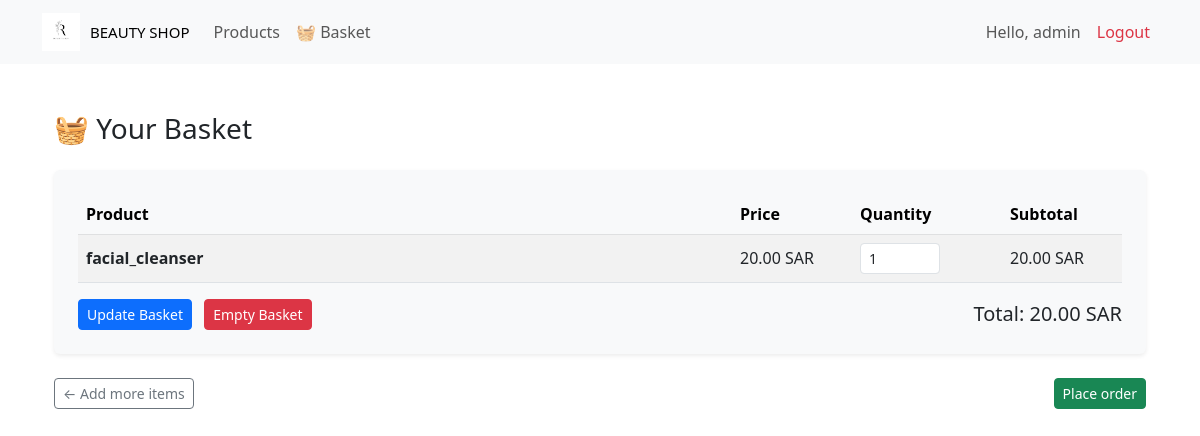
/basket/ (signed in), run on an earlier commit of the app's database.
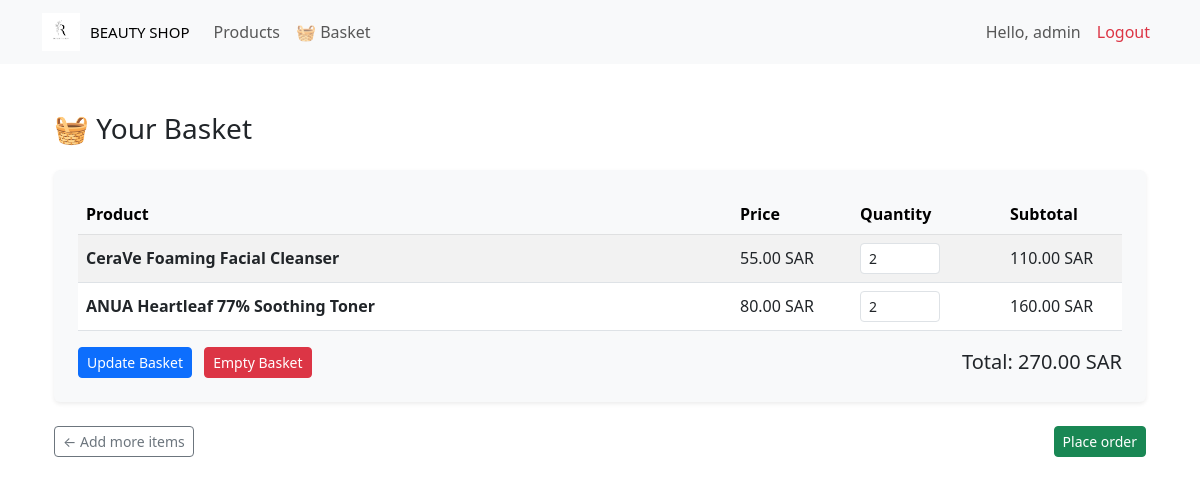
And on a later commit of the database.
### webapp/models.py (models this page shows, shortened)
class BasketItem(models.Model):
    user = models.ForeignKey(User, on_delete=models.CASCADE, related_name='basket_items')
    product = models.ForeignKey(Product, on_delete=models.CASCADE)
    quantity = models.PositiveIntegerField(default=1)
    added_at = models.DateTimeField(auto_now_add=True)
    def line_total(self):
        return self.product.price * self.quantity

class Product(models.Model):
    name = models.CharField(max_length=200)
    description = models.TextField(blank=True, null=True)
    price = models.DecimalField(max_digits=8, decimal_places=2)
    image = models.ImageField(upload_to='products/', blank=True, null=True)

### webapp/views.py (the view, shortened to what this page needs)
# urls.py: path('basket/', views.basket, name='basket'),
def basket(request):
    items = BasketItem.objects.filter(user=request.user)
    total = 0
    for item in items:
        total = total + item.line_total()
    context = {'items': items, 'total': total}
    return render(request, 'webapp/basket.html', context)

### webapp/templates/webapp/basket.html (shortened to what this page needs)
{% extends 'webapp/base.html' %}
{% block content %}
<div class="container my-5">
  <h3 class="mb-4">🧺 Your Basket</h3>
  {% if items %}
    <form method="post">
      <div class="bg-light rounded shadow-sm p-4">
        <table class="table table-striped align-middle mb-0">
          <thead class="table-light">
            <tr>
              <th>Product</th>
              <th style="width: 120px;">Price</th>
              <th style="width: 150px;">Quantity</th>
              <th style="width: 120px;">Subtotal</th>
            </tr>
          </thead>
          <tbody>
            {% for item in items %}
            <tr>
              <td class="fw-semibold">{{ item.product.name }}</td>
              <td>{{ item.product.price }} SAR</td>
              <td>
                <input type="number"
                       name="quantity_{{ item.id }}"
                       value="{{ item.quantity }}"
                       min="0"
                       class="form-control form-control-sm"
                       style="width: 80px;">
              </td>
              <td>{{ item.line_total }} SAR</td>
            </tr>
            {% endfor %}
          </tbody>
        </table>
        <div class="d-flex justify-content-between align-items-center mt-3">
          <div>
            <button type="submit" class="btn btn-primary btn-sm">
              Update Basket
            </button>
            <button type="submit" name="clear" value="1"
                    class="btn btn-danger btn-sm ms-2">
              Empty Basket
            </button>
          </div>
          <h5 class="mb-0">Total: {{ total }} SAR</h5>
        </div>
      </div>
    </form>
    <div class="d-flex justify-content-between mt-4">
      <a href="{% url 'product' %}" class="btn btn-outline-secondary btn-sm">
        ← Add more items
      </a>
     <a href="{% url 'order' %}" class="btn btn-success btn-sm">
         Place order
      </a>
    </div>
  {% else %}
    <p>Your basket is empty.</p>
    <a href="{% url 'product' %}" class="btn btn-primary mt-3">Go to products</a>
  {% endif %}
</div>
{% endblock %}

### webapp/templates/webapp/base.html (shortened to what this page needs)
{% load static %}
<!doctype html>
<html lang="en">
  <head>
    <link href="https://cdn.jsdelivr.net/npm/bootstrap@5.3.0/dist/css/bootstrap.min.css" rel="stylesheet">
  </head>
  <body>
  {% if user.is_authenticated %}
  <nav class="navbar navbar-expand-lg navbar-light bg-light">
    <div class="container">
      <a class="navbar-brand d-flex align-items-center" href="{% url 'product' %}">
        <img src="{% static 'Resource/imgs/logo.png' %}"
            alt="Logo"
            style="height: 38px; margin-right: 10px;">
        <span style="font-weight: 400; font-size: 15px;">BEAUTY SHOP</span>
      </a>
      <div class="collapse navbar-collapse" id="navmenu">
        <ul class="navbar-nav me-auto">
          <li class="nav-item">
            <a class="nav-link" href="{% url 'product' %}">Products</a>
          </li>
          <li class="nav-item">
            <a class="nav-link" href="{% url 'basket' %}">🧺 Basket</a>
          </li>
        </ul>
        <ul class="navbar-nav">
            <li class="nav-item"><span class="nav-link">Hello, {{ user.username }}</span></li>
            <li class="nav-item"><a class="nav-link text-danger" href="{% url 'logout' %}">Logout</a></li>
        </ul>
      </div>
    </div>
  </nav>
  {% endif %}
  <div class="container mt-4">
    {% block content %}{% endblock %}
  </div>
  </body>
</html>

What changed in the data, as far as the page shows it:
changed BasketItem: product.name "facial_cleanser" → "CeraVe Foaming Facial Cleanser"; product.price "20.00" → "55.00"; quantity "1" → "2"; line_total "20.00" → "110.00"
added BasketItem: product.name "ANUA Heartleaf 77% Soothing Toner", product.price "80.00", id "2", line_total "160.00"
Also different on the page:
{{ total }}: "20.00" → "270.00"
